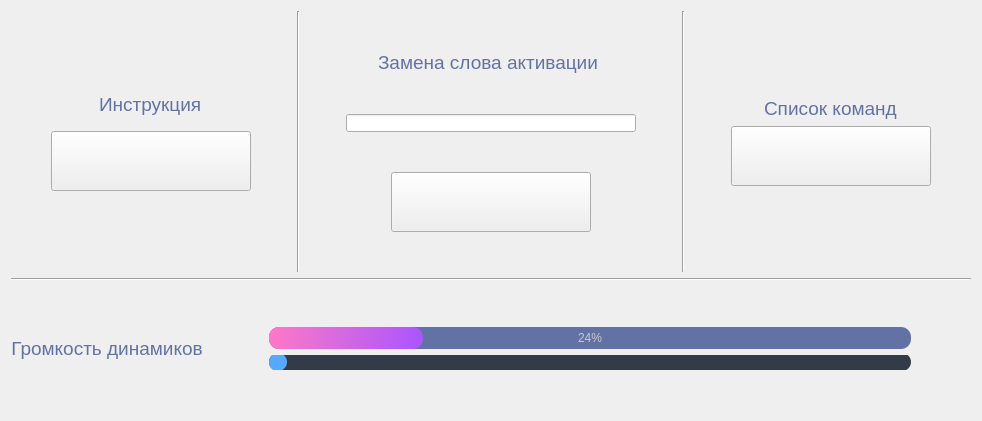
                  <widget class="QWidget" name="page_settings">
                   <layout class="QVBoxLayout" name="verticalLayout_11">
                    <item>
                     <layout class="QHBoxLayout" name="horizontalLayout_9">
                      <item>
                       <spacer name="horizontalSpacer_2">
                        <property name="orientation">
                         <enum>Qt::Horizontal</enum>
                        </property>
                        <property name="sizeType">
                         <enum>QSizePolicy::Expanding</enum>
                        </property>
                        <property name="sizeHint" stdset="0">
                         <size>
                          <width>40</width>
                          <height>40</height>
                         </size>
                        </property>
                       </spacer>
                      </item>
                      <item>
                       <layout class="QVBoxLayout" name="verticalLayout_12">
                        <property name="spacing">
                         <number>0</number>
                        </property>
                        <item>
                         <spacer name="verticalSpacer_12">
                          <property name="orientation">
                           <enum>Qt::Vertical</enum>
                          </property>
                          <property name="sizeHint" stdset="0">
                           <size>
                            <width>20</width>
                            <height>40</height>
                           </size>
                          </property>
                         </spacer>
                        </item>
                        <item alignment="Qt::AlignHCenter|Qt::AlignVCenter">
                         <widget class="QLabel" name="instruction">
                          <property name="sizePolicy">
                           <sizepolicy hsizetype="Expanding" vsizetype="Preferred">
                            <horstretch>0</horstretch>
                            <verstretch>0</verstretch>
                           </sizepolicy>
                          </property>
                          <property name="font">
                           <font>
                            <family>Segoe UI</family>
                            <pointsize>14</pointsize>
                           </font>
                          </property>
                          <property name="styleSheet">
                           <string notr="true">color: rgb(98, 114, 164);
margin-bottom: 15px;</string>
                          </property>
                          <property name="text">
                           <string>Инструкция</string>
                          </property>
                         </widget>
                        </item>
                        <item alignment="Qt::AlignHCenter|Qt::AlignVCenter">
                         <widget class="QPushButton" name="manual_btn">
                          <property name="enabled">
                           <bool>true</bool>
                          </property>
                          <property name="sizePolicy">
                           <sizepolicy hsizetype="Expanding" vsizetype="Fixed">
                            <horstretch>0</horstretch>
                            <verstretch>0</verstretch>
                           </sizepolicy>
                          </property>
                          <property name="minimumSize">
                           <size>
                            <width>200</width>
                            <height>60</height>
                           </size>
                          </property>
                          <property name="maximumSize">
                           <size>
                            <width>200</width>
                            <height>60</height>
                           </size>
                          </property>
                          <property name="font">
                           <font>
                            <family>Segoe UI</family>
                            <pointsize>14</pointsize>
                           </font>
                          </property>
                          <property name="cursor">
                           <cursorShape>PointingHandCursor</cursorShape>
                          </property>
                          <property name="text">
                           <string/>
                          </property>
                          <property name="icon">
                           <iconset>
                            <normaloff>icons/24x24/cil-voice-over-record.png</normaloff>icons/24x24/cil-voice-over-record.png</iconset>
                          </property>
                          <property name="iconSize">
                           <size>
                            <width>24</width>
                            <height>24</height>
                           </size>
                          </property>
                         </widget>
                        </item>
                        <item>
                         <spacer name="verticalSpacer_15">
                          <property name="orientation">
                           <enum>Qt::Vertical</enum>
                          </property>
                          <property name="sizeHint" stdset="0">
                           <size>
                            <width>20</width>
                            <height>40</height>
                           </size>
                          </property>
                         </spacer>
                        </item>
                       </layout>
                      </item>
                      <item>
                       <spacer name="horizontalSpacer">
                        <property name="orientation">
                         <enum>Qt::Horizontal</enum>
                        </property>
                        <property name="sizeType">
                         <enum>QSizePolicy::Expanding</enum>
                        </property>
                        <property name="sizeHint" stdset="0">
                         <size>
                          <width>40</width>
                          <height>20</height>
                         </size>
                        </property>
                       </spacer>
                      </item>
                      <item>
                       <widget class="Line" name="line">
                        <property name="styleSheet">
                         <string notr="true"/>
                        </property>
                        <property name="orientation">
                         <enum>Qt::Vertical</enum>
                        </property>
                       </widget>
                      </item>
                      <item>
                       <spacer name="horizontalSpacer_4">
                        <property name="orientation">
                         <enum>Qt::Horizontal</enum>
                        </property>
                        <property name="sizeHint" stdset="0">
                         <size>
                          <width>40</width>
                          <height>40</height>
                         </size>
                        </property>
                       </spacer>
                      </item>
                      <item>
                       <layout class="QVBoxLayout" name="verticalLayout_13">
                        <property name="spacing">
                         <number>0</number>
                        </property>
                        <item>
                         <spacer name="verticalSpacer_4">
                          <property name="orientation">
                           <enum>Qt::Vertical</enum>
                          </property>
                          <property name="sizeHint" stdset="0">
                           <size>
                            <width>20</width>
                            <height>40</height>
                           </size>
                          </property>
                         </spacer>
                        </item>
                        <item alignment="Qt::AlignHCenter|Qt::AlignVCenter">
                         <widget class="QLabel" name="hot_word">
                          <property name="sizePolicy">
                           <sizepolicy hsizetype="Expanding" vsizetype="Fixed">
                            <horstretch>0</horstretch>
                            <verstretch>0</verstretch>
                           </sizepolicy>
                          </property>
                          <property name="font">
                           <font>
                            <family>Segoe UI</family>
                            <pointsize>14</pointsize>
                           </font>
                          </property>
                          <property name="styleSheet">
                           <string notr="true">color: rgb(98, 114, 164);</string>
                          </property>
                          <property name="text">
                           <string>Замена слова активации </string>
                          </property>
                         </widget>
                        </item>
                        <item>
                         <spacer name="verticalSpacer_8">
                          <property name="orientation">
                           <enum>Qt::Vertical</enum>
                          </property>
                          <property name="sizeHint" stdset="0">
                           <size>
                            <width>20</width>
                            <height>40</height>
                           </size>
                          </property>
                         </spacer>
                        </item>
                        <item>
                         <widget class="QLineEdit" name="editName">
                          <property name="minimumSize">
                           <size>
                            <width>290</width>
                            <height>0</height>
                           </size>
                          </property>
                          <property name="maximumSize">
                           <size>
                            <width>16777215</width>
                            <height>16777215</height>
                           </size>
                          </property>
                          <property name="styleSheet">
                           <string notr="true">margin: 0</string>
                          </property>
                         </widget>
                        </item>
                        <item>
                         <spacer name="verticalSpacer_11">
                          <property name="orientation">
                           <enum>Qt::Vertical</enum>
                          </property>
                          <property name="sizeHint" stdset="0">
                           <size>
                            <width>20</width>
                            <height>40</height>
                           </size>
                          </property>
                         </spacer>
                        </item>
                        <item alignment="Qt::AlignHCenter|Qt::AlignVCenter">
                         <widget class="QPushButton" name="ok_btn3">
                          <property name="sizePolicy">
                           <sizepolicy hsizetype="Expanding" vsizetype="Fixed">
                            <horstretch>0</horstretch>
                            <verstretch>0</verstretch>
                           </sizepolicy>
                          </property>
                          <property name="minimumSize">
                           <size>
                            <width>200</width>
                            <height>60</height>
                           </size>
                          </property>
                          <property name="maximumSize">
                           <size>
                            <width>200</width>
                            <height>60</height>
                           </size>
                          </property>
                          <property name="font">
                           <font>
                            <family>Segoe UI</family>
                            <pointsize>10</pointsize>
                           </font>
                          </property>
                          <property name="cursor">
                           <cursorShape>PointingHandCursor</cursorShape>
                          </property>
                          <property name="text">
                           <string/>
                          </property>
                          <property name="icon">
                           <iconset>
                            <normaloff>icons/24x24/cil-check-alt.png</normaloff>icons/24x24/cil-check-alt.png</iconset>
                          </property>
                          <property name="iconSize">
                           <size>
                            <width>24</width>
                            <height>24</height>
                           </size>
                          </property>
                         </widget>
                        </item>
                        <item>
                         <spacer name="verticalSpacer_5">
                          <property name="orientation">
                           <enum>Qt::Vertical</enum>
                          </property>
                          <property name="sizeHint" stdset="0">
                           <size>
                            <width>20</width>
                            <height>40</height>
                           </size>
                          </property>
                         </spacer>
                        </item>
                       </layout>
                      </item>
                      <item>
                       <spacer name="horizontalSpacer_3">
                        <property name="orientation">
                         <enum>Qt::Horizontal</enum>
                        </property>
                        <property name="sizeHint" stdset="0">
                         <size>
                          <width>40</width>
                          <height>20</height>
                         </size>
                        </property>
                       </spacer>
                      </item>
                      <item>
                       <widget class="Line" name="line_5">
                        <property name="orientation">
                         <enum>Qt::Vertical</enum>
                        </property>
                       </widget>
                      </item>
                      <item>
                       <spacer name="horizontalSpacer_6">
                        <property name="orientation">
                         <enum>Qt::Horizontal</enum>
                        </property>
                        <property name="sizeHint" stdset="0">
                         <size>
                          <width>40</width>
                          <height>20</height>
                         </size>
                        </property>
                       </spacer>
                      </item>
                      <item>
                       <layout class="QVBoxLayout" name="verticalLayout_7">
                        <item>
                         <spacer name="verticalSpacer_18">
                          <property name="orientation">
                           <enum>Qt::Vertical</enum>
                          </property>
                          <property name="sizeHint" stdset="0">
                           <size>
                            <width>20</width>
                            <height>40</height>
                           </size>
                          </property>
                         </spacer>
                        </item>
                        <item alignment="Qt::AlignHCenter|Qt::AlignVCenter">
                         <widget class="QLabel" name="label_2">
                          <property name="font">
                           <font>
                            <family>Segoe UI</family>
                            <pointsize>14</pointsize>
                           </font>
                          </property>
                          <property name="styleSheet">
                           <string notr="true">color: rgb(98, 114, 164);</string>
                          </property>
                          <property name="text">
                           <string>Список команд</string>
                          </property>
                         </widget>
                        </item>
                        <item>
                         <widget class="QPushButton" name="listCommands">
                          <property name="minimumSize">
                           <size>
                            <width>200</width>
                            <height>60</height>
                           </size>
                          </property>
                          <property name="maximumSize">
                           <size>
                            <width>200</width>
                            <height>60</height>
                           </size>
                          </property>
                          <property name="text">
                           <string/>
                          </property>
                          <property name="icon">
                           <iconset>
                            <normaloff>icons/24x24/cil-comment-bubble.png</normaloff>icons/24x24/cil-comment-bubble.png</iconset>
                          </property>
                          <property name="iconSize">
                           <size>
                            <width>24</width>
                            <height>24</height>
                           </size>
                          </property>
                         </widget>
                        </item>
                        <item>
                         <spacer name="verticalSpacer_19">
                          <property name="orientation">
                           <enum>Qt::Vertical</enum>
                          </property>
                          <property name="sizeHint" stdset="0">
                           <size>
                            <width>20</width>
                            <height>40</height>
                           </size>
                          </property>
                         </spacer>
                        </item>
                       </layout>
                      </item>
                      <item>
                       <spacer name="horizontalSpacer_5">
                        <property name="orientation">
                         <enum>Qt::Horizontal</enum>
                        </property>
                        <property name="sizeHint" stdset="0">
                         <size>
                          <width>40</width>
                          <height>20</height>
                         </size>
                        </property>
                       </spacer>
                      </item>
                     </layout>
                    </item>
                    <item>
                     <widget class="Line" name="line_2">
                      <property name="styleSheet">
                       <string notr="true"/>
                      </property>
                      <property name="orientation">
                       <enum>Qt::Horizontal</enum>
                      </property>
                     </widget>
                    </item>
                    <item>
                     <layout class="QHBoxLayout" name="horizontalLayout_12">
                      <item>
                       <layout class="QHBoxLayout" name="horizontalLayout_11">
                        <item alignment="Qt::AlignHCenter">
                         <widget class="QLabel" name="volume">
                          <property name="sizePolicy">
                           <sizepolicy hsizetype="Expanding" vsizetype="Preferred">
                            <horstretch>0</horstretch>
                            <verstretch>0</verstretch>
                           </sizepolicy>
                          </property>
                          <property name="minimumSize">
                           <size>
                            <width>0</width>
                            <height>0</height>
                           </size>
                          </property>
                          <property name="font">
                           <font>
                            <family>Segoe UI</family>
                            <pointsize>14</pointsize>
                           </font>
                          </property>
                          <property name="styleSheet">
                           <string notr="true">color: rgb(98, 114, 164);</string>
                          </property>
                          <property name="text">
                           <string>Громкость динамиков</string>
                          </property>
                          <property name="alignment">
                           <set>Qt::AlignCenter</set>
                          </property>
                         </widget>
                        </item>
                       </layout>
                      </item>
                      <item>
                       <layout class="QVBoxLayout" name="verticalLayout_15">
                        <item>
                         <spacer name="verticalSpacer_16">
                          <property name="orientation">
                           <enum>Qt::Vertical</enum>
                          </property>
                          <property name="sizeHint" stdset="0">
                           <size>
                            <width>20</width>
                            <height>40</height>
                           </size>
                          </property>
                         </spacer>
                        </item>
                        <item>
                         <widget class="QProgressBar" name="progressBar">
                          <property name="styleSheet">
                           <string notr="true">QProgressBar {
	background-color: rgb(98, 114, 164);
	color: rgb(200, 200, 200);
	border-style: none;
	border-radius: 10px;
	text-align: center;
	margin: 0 60 0 60;
}
QProgressBar::chunk{
	border-radius: 10px;
	background-color: qlineargradient(spread:pad, x1:0, y1:0.511364, x2:1, y2:0.523, stop:0 rgba(254, 121, 199, 255), stop:1 rgba(170, 85, 255, 255));
}</string>
                          </property>
                          <property name="value">
                           <number>24</number>
                          </property>
                         </widget>
                        </item>
                        <item>
                         <widget class="QSlider" name="horizontalSlider">
                          <property name="styleSheet">
                           <string notr="true">QSlider::groove:horizontal {
    border-radius: 9px;
    height: 18px;
	margin: 0 60 0 60;
	background-color: rgb(52, 59, 72);
}
QSlider::groove:horizontal:hover {
	background-color: rgb(55, 62, 76);
}
QSlider::handle:horizontal {    background-color: rgb(85, 170, 255);
    border: none;
   height: 18px;
    width: 18px;
    margin: 0px;
	border-radius: 9px;}
QSlider::handle:horizontal:hover {    background-color: rgb(105, 180, 255);}
QSlider::handle:horizontal:pressed {    background-color: rgb(65, 130, 195);}</string>
                          </property>
                          <property name="orientation">
                           <enum>Qt::Horizontal</enum>
                          </property>
                         </widget>
                        </item>
                        <item>
                         <spacer name="verticalSpacer_17">
                          <property name="orientation">
                           <enum>Qt::Vertical</enum>
                          </property>
                          <property name="sizeHint" stdset="0">
                           <size>
                            <width>20</width>
                            <height>40</height>
                           </size>
                          </property>
                         </spacer>
                        </item>
                       </layout>
                      </item>
                     </layout>
                    </item>
                   </layout>
                  </widget>
